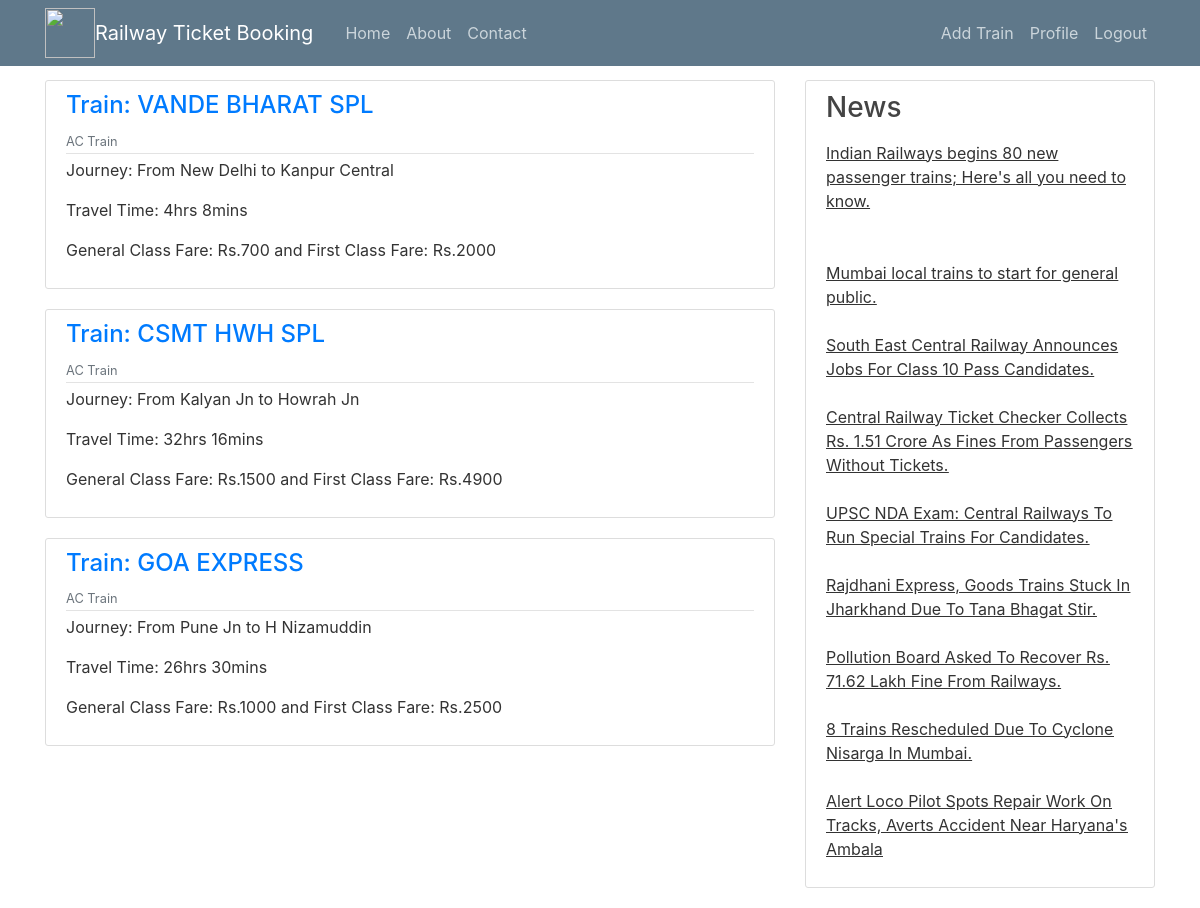
Screenshot of / (signed in) with the database file from the repository.
### BookingSystem/models.py (models this page shows, shortened)
class Train(models.Model):
    Train_Name = models.CharField(max_length=25)
    Train_Type = models.CharField(max_length=25)
    Source = models.CharField(max_length=20)
    Destination = models.CharField(max_length=20)
    Travel_Time = models.CharField(max_length=15)
    General_Class = models.CharField(max_length=15)
    First_Class = models.CharField(max_length=15)

### BookingSystem/views.py (the view)
# urls.py: path('', TrainListVIew.as_view(), name='railway-home'),
class TrainListVIew(ListView):
    model = Train
    template_name = 'BookingSystem/home.html'
    context_object_name = 'trains'

### BookingSystem/templates/BookingSystem/home.html
{% extends "BookingSystem/base.html" %}
{% block content %}
{% for train in trains %}
<article class="media content-section">
    <div class="media-body">
        <div class="article-metadata">
            <h4><a class="mr-2" href="{% url 'train-detail' train.id %}">Train: {{ train.Train_Name }}</a></h4>
            <small class="text-muted">{{ train.Train_Type }}</small>
        </div>
        <p><a class="article-title">Journey: From {{ train.Source }}    to     {{ train.Destination }}</a></p>
        <p class="article-content">Travel Time: {{ train.Travel_Time }}</p>
        <p class="article-content">General Class Fare: {{ train.General_Class }}    and    First Class Fare: {{ train.First_Class }}</p>
    </div>
</article>
{% endfor %}
{% endblock content %}

### BookingSystem/templates/BookingSystem/base.html (style rules this page uses)
body { background: url(https://live.staticflickr.com/7138/7621127116_f4aa46fb9e_b.jpg) no-repeat; background-size: cover; color: #333333; margin-top: 5rem; }
h1, h2, h3, h4, h5, h6 { color: #444444; }
.content-section { background: #ffffff; padding: 10px 20px; border: 1px solid #dddddd; border-radius: 3px; margin-bottom: 20px; }
.article-title { color: #444444; }
.article-content { white-space: pre-line; }
.article-metadata { padding-bottom: 1px; margin-bottom: 4px; border-bottom: 1px solid #e3e3e3 }

### rows the page displays
Train: Train_Name "VANDE BHARAT SPL", Train_Type "AC Train", Source "New Delhi", Destination "Kanpur Central", Travel_Time "4hrs 8mins", General_Class "Rs.700", First_Class "Rs.2000"
Train: Train_Name "CSMT HWH SPL", Train_Type "AC Train", Source "Kalyan Jn", Destination "Howrah Jn", Travel_Time "32hrs 16mins", General_Class "Rs.1500", First_Class "Rs.4900"
Train: Train_Name "GOA EXPRESS", Train_Type "AC Train", Source "Pune Jn", Destination "H Nizamuddin", Travel_Time "26hrs 30mins", General_Class "Rs.1000", First_Class "Rs.2500"
